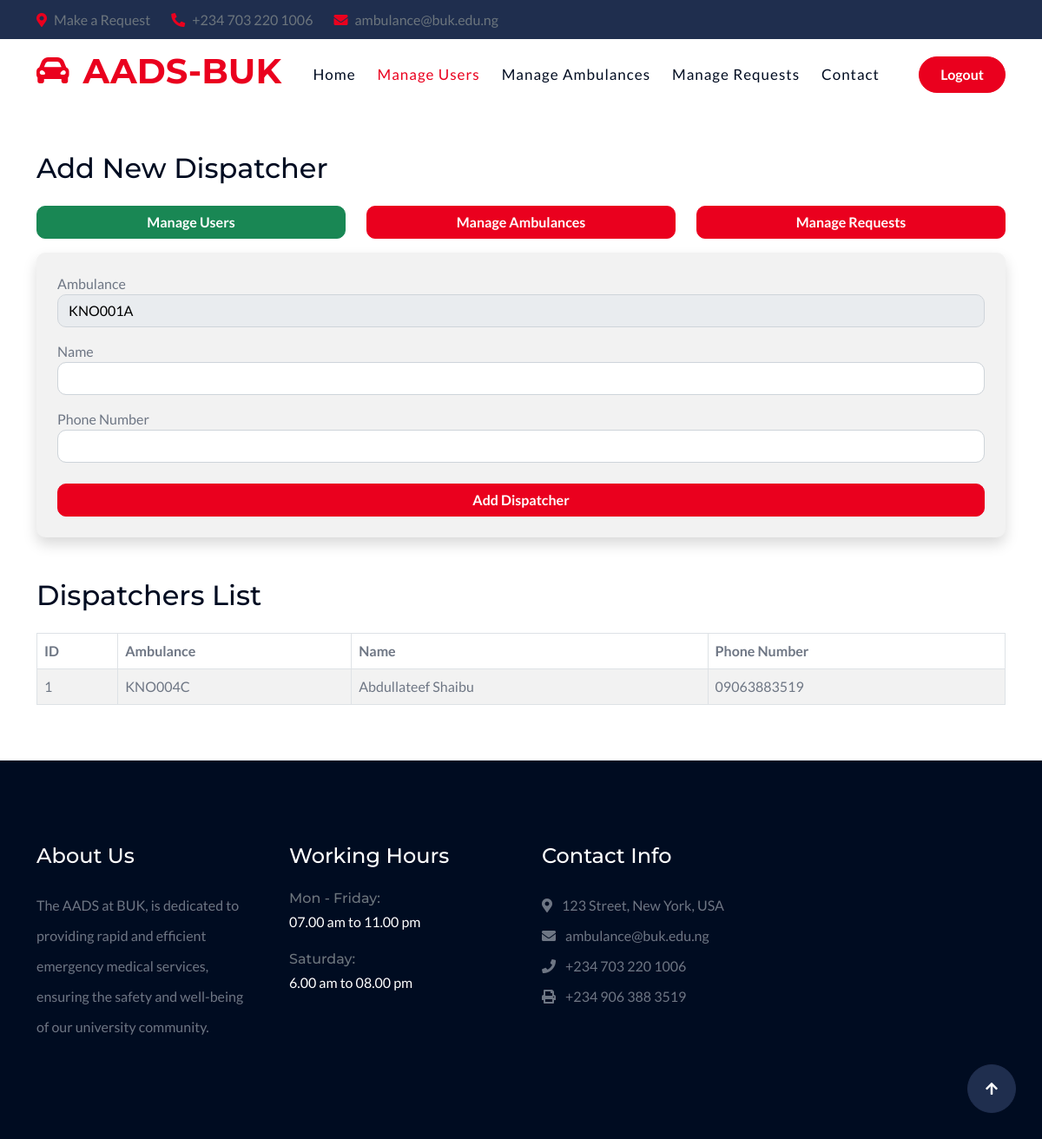
/users.php (signed in), run on the app's committed database.
### tables this page shows
CREATE TABLE `dispatchers` (
  `id` int(11) NOT NULL,
  `ambulance_id` int(11) NOT NULL,
  `name` varchar(255) NOT NULL,
  `phone_number` varchar(15) NOT NULL
);

CREATE TABLE `ambulances` (
  `id` int(11) NOT NULL,
  `school_area_id` int(11) NOT NULL,
  `plate_number` varchar(50) NOT NULL,
  `availability` tinyint(1) NOT NULL DEFAULT 1
);

### users.php (the view, shortened to what this page needs)
<?php
include 'header.php';
include 'navbar.php';
?>
<div class="container my-5">
    <h2 class="mb-4">Add New Dispatcher</h2>
    <div class="row">
            <div class="col-md-4">
                <a href="users.php" class="btn btn-success w-100 mb-3">Manage Users</a>
            </div>
            <div class="col-md-4">
                <a href="manage_ambulances.php" class="btn btn-primary w-100 mb-3">Manage Ambulances</a>
            </div>
            <div class="col-md-4">
                <a href="manage_requests.php" class="btn btn-primary w-100 mb-3">Manage Requests</a>
            </div>
        </div>
    <form method="post" class="bg-light p-4 rounded shadow">
        <div class="form-group mb-3">
            <label for="ambulance_id">Ambulance</label>
            <select class="form-control" id="ambulance_id" name="ambulance_id" required style="color: black;">
                <?php
                $stmt = $pdo->query('SELECT id, plate_number FROM ambulances ORDER BY plate_number');
                while ($row = $stmt->fetch()) {
                    echo '<option value="' . htmlspecialchars($row['id']) . '">' . htmlspecialchars($row['plate_number']) . '</option>';
                }
                ?>
            </select>
        </div>
        <div class="form-group mb-3">
            <label for="name">Name</label>
            <input type="text" class="form-control" id="name" name="name" required>
        </div>
        <div class="form-group mb-4">
            <label for="phone_number">Phone Number</label>
            <input type="text" class="form-control" id="phone_number" name="phone_number" required>
        </div>
        <button type="submit" class="btn btn-primary w-100">Add Dispatcher</button>
    </form>
    <h2 class="mt-5">Dispatchers List</h2>
    <div class="table-responsive">
        <table class="table table-striped table-bordered mt-3">
            <thead class="thead-dark">
                <tr>
                    <th>ID</th>
                    <th>Ambulance</th>
                    <th>Name</th>
                    <th>Phone Number</th>
                </tr>
            </thead>
            <tbody>
                <?php
                $stmt = $pdo->query('SELECT dispatchers.id, ambulances.plate_number AS plate_number, dispatchers.name, dispatchers.phone_number FROM dispatchers INNER JOIN ambulances ON dispatchers.ambulance_id = ambulances.id ORDER BY dispatchers.id');
                while ($row = $stmt->fetch()) {
                    echo '<tr>';
                    echo '<td>' . htmlspecialchars($row['id']) . '</td>';
                    echo '<td>' . htmlspecialchars($row['plate_number']) . '</td>';
                    echo '<td>' . htmlspecialchars($row['name']) . '</td>';
                    echo '<td>' . htmlspecialchars($row['phone_number']) . '</td>';
                    echo '</tr>';
                }
                ?>
            </tbody>
        </table>
    </div>
</div>
<?php
include 'footer.php';
?>

### assets/css/style.css (style rules this page uses)
.btn { font-weight: 600; transition: .5s; }
.btn.btn-primary { color: var(--bs-white); }

### data on the page
dispatchers: id "1", ambulance.plate_number "KNO004C", name "Abdullateef Shaibu", phone_number "09063883519"

### other printed values
form field ambulance_id "KNO001A"
